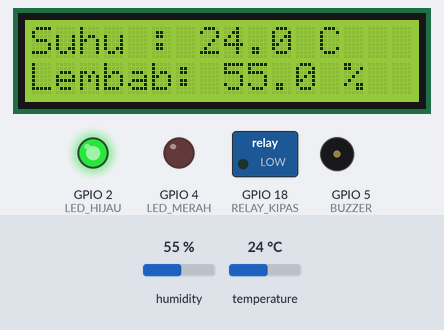
Bench run of a sketch on a simulated ESP32. Parts: 16×2 character LCD, switched loads named in the sketch (green lamp = pin HIGH), output pins drawn as LEDs (lit = HIGH), buzzer (waves = sounding, pin HIGH). Inputs (shaded band) come from the test bench; at power-on: humidity 55 %, temperature 24 °C. WiFi joins after 1.5 s; servers stay silent unless stated; web services answer with replies made up by the test bench; what the sketch prints to the serial monitor is not drawn.

Above: at 4.7 s.
4.8 s: humidity set to 69 %
At 6.7 s:
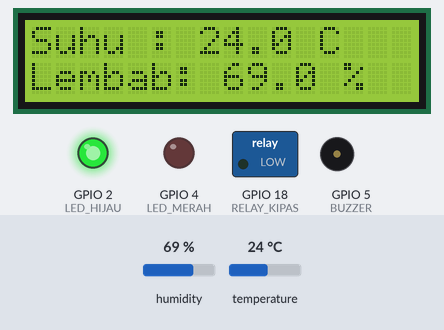
7.5 s: humidity set to 72 %
At 8.4 s:
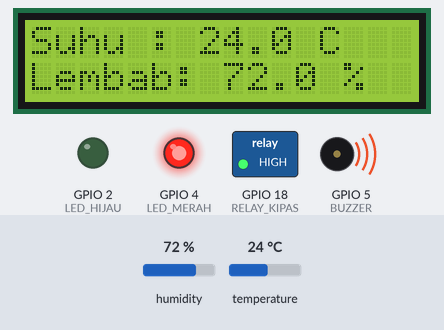
10.2 s: temperature set to 12 °C
At 12.9 s:
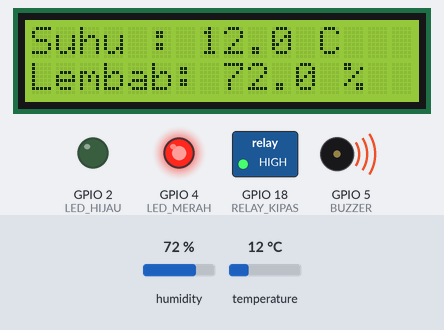
13.2 s: temperature set to 19 °C
At 14.5 s:
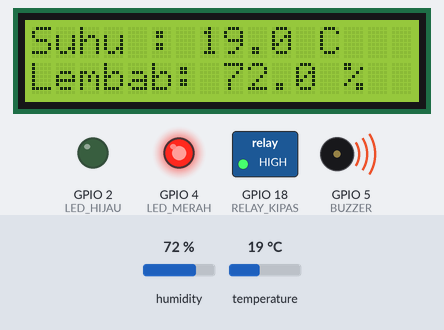
Timing chart, 0 to 16.2 s (numbered marks = the images above; inputs shaded):
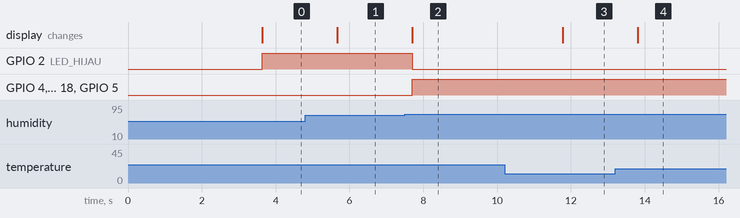

Measured:
- the behaviour switches between 70 and 71 % on humidity (found by bisection; images 1 and 2)
- after the input at 4.8 s, the display: changes after 0.87 s (image 1)
- after the input at 7.5 s, GPIO 2 (LED_HIJAU): HIGH → LOW after 0.20 s; GPIO 4 (LED_MERAH), GPIO 18 (RELAY_KIPAS), GPIO 5 (BUZZER): LOW → HIGH after 0.20 s; the display: changes after 0.20 s (image 2)
- after the input at 10.2 s, the display: changes after 1.6 s (image 3)
- after the input at 13.2 s, the display: changes after 0.61 s (image 4)

The sketch:

monitoring_suhu_kelembaban_ruangan_ujian.ino
```cpp
#include <WiFi.h>
#include <HTTPClient.h>
#include <DHT.h>
#include <Wire.h>
#include <LiquidCrystal_I2C.h>

// ---------- Konfigurasi Pin ----------
#define DHTPIN     15
#define DHTTYPE    DHT22
#define LED_HIJAU  2
#define LED_MERAH  4
#define BUZZER     5
#define RELAY_KIPAS 18

// ---------- Konfigurasi WiFi (Wokwi Simulated Network) ----------
const char* ssid     = "Wokwi-GUEST";
const char* password = "";

// ---------- Konfigurasi ThingSpeak ----------
const char* server        = "http://api.thingspeak.com/update";
String      apiKey        = "QSMCVSS4Q92PIZK2";

// ---------- Ambang Batas Kondisi Nyaman Ruangan Ujian ----------
const float SUHU_BATAS   = 30.0;  // derajat Celcius
const float HUMID_BATAS  = 70.0;  // persen RH

// ---------- Objek Sensor & LCD ----------
DHT dht(DHTPIN, DHTTYPE);
LiquidCrystal_I2C lcd(0x27, 16, 2);

unsigned long lastSend = 0;
const unsigned long interval = 15000; // kirim data tiap 15 detik

void setup() {
  Serial.begin(115200);

  pinMode(LED_HIJAU, OUTPUT);
  pinMode(LED_MERAH, OUTPUT);
  pinMode(BUZZER, OUTPUT);
  pinMode(RELAY_KIPAS, OUTPUT);

  digitalWrite(LED_HIJAU, LOW);
  digitalWrite(LED_MERAH, LOW);
  digitalWrite(BUZZER, LOW);
  digitalWrite(RELAY_KIPAS, LOW);

  dht.begin();

  lcd.init();
  lcd.backlight();
  lcd.setCursor(0, 0);
  lcd.print("Monitoring Suhu");
  lcd.setCursor(0, 1);
  lcd.print("Ruangan Ujian");

  connectWiFi();
  delay(2000);
  lcd.clear();
}

void connectWiFi() {
  Serial.print("Menghubungkan ke WiFi");
  WiFi.begin(ssid, password);
  while (WiFi.status() != WL_CONNECTED) {
    delay(500);
    Serial.print(".");
  }
  Serial.println("\nWiFi Terhubung!");
  Serial.print("IP Address: ");
  Serial.println(WiFi.localIP());
}

void loop() {
  float suhu     = dht.readTemperature();
  float kelembaban = dht.readHumidity();

  if (isnan(suhu) || isnan(kelembaban)) {
    Serial.println("Gagal membaca sensor DHT22!");
    lcd.clear();
    lcd.setCursor(0, 0);
    lcd.print("Sensor Error!");
    delay(2000);
    return;
  }

  // Tampilkan ke LCD
  lcd.clear();
  lcd.setCursor(0, 0);
  lcd.print("Suhu : ");
  lcd.print(suhu, 1);
  lcd.print(" C");
  lcd.setCursor(0, 1);
  lcd.print("Lembab: ");
  lcd.print(kelembaban, 1);
  lcd.print(" %");

  // Tampilkan ke Serial Monitor
  Serial.print("Suhu: ");
  Serial.print(suhu);
  Serial.print(" C | Kelembaban: ");
  Serial.print(kelembaban);
  Serial.println(" %");

  // Logika kontrol aktuator
  if (suhu > SUHU_BATAS || kelembaban > HUMID_BATAS) {
    digitalWrite(LED_MERAH, HIGH);
    digitalWrite(LED_HIJAU, LOW);
    digitalWrite(BUZZER, HIGH);
    digitalWrite(RELAY_KIPAS, HIGH);
    Serial.println("Status: TIDAK NYAMAN -> Kipas AKTIF, Alarm berbunyi");
  } else {
    digitalWrite(LED_MERAH, LOW);
    digitalWrite(LED_HIJAU, HIGH);
    digitalWrite(BUZZER, LOW);
    digitalWrite(RELAY_KIPAS, LOW);
    Serial.println("Status: NORMAL");
  }

  // Kirim data ke ThingSpeak tiap 15 detik
  if (millis() - lastSend > interval) {
    kirimDataThingSpeak(suhu, kelembaban);
    lastSend = millis();
  }

  delay(2000);
}

void kirimDataThingSpeak(float suhu, float kelembaban) {
  if (WiFi.status() == WL_CONNECTED) {
    HTTPClient http;
    String url = String(server) + "?api_key=" + apiKey +
                 "&field1=" + String(suhu) +
                 "&field2=" + String(kelembaban);

    http.begin(url);
    int httpCode = http.GET();

    if (httpCode > 0) {
      Serial.print("Data terkirim ke ThingSpeak. Kode HTTP: ");
      Serial.println(httpCode);
    } else {
      Serial.print("Gagal mengirim data. Error: ");
      Serial.println(http.errorToString(httpCode));
    }
    http.end();
  } else {
    Serial.println("WiFi tidak terhubung, mencoba reconnect...");
    connectWiFi();
  }
}
```
